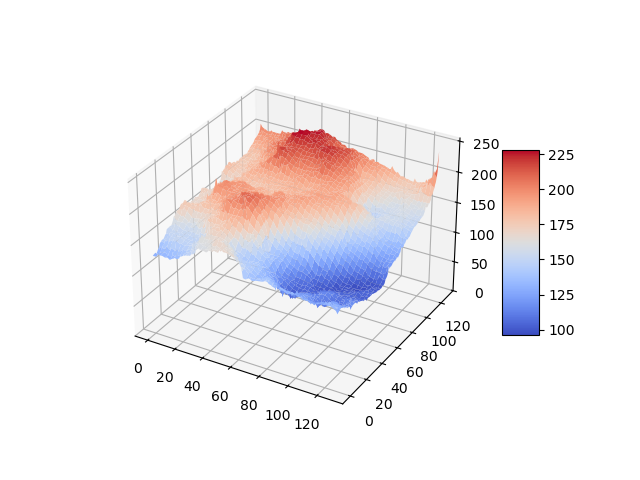

Write Python code to recreate this figure.
from matplotlib import cm
from matplotlib.backends.backend_pdf import PdfPages
from matplotlib.ticker import LinearLocator, FormatStrFormatter
from mpl_toolkits.mplot3d import Axes3D
from pandas import DataFrame
import matplotlib.pyplot as plt
import numpy as np

exec(open("ndim_diamond_square.py").read())

size=129
minval=0
maxval=255

space=create_space(2, size, minval, maxval, 0.5)

fig=plt.figure()
ax = fig.add_subplot(projection='3d')

X=np.arange(0, size, 1)
Y=np.arange(0, size, 1)

X,Y=np.meshgrid(X, Y)

surf=ax.plot_surface(X, Y, space, cmap=cm.coolwarm)
ax.set_zlim(minval, maxval)
fig.colorbar(surf, shrink=0.5, aspect=5)

plt.savefig("twodim.png")
plt.close()
